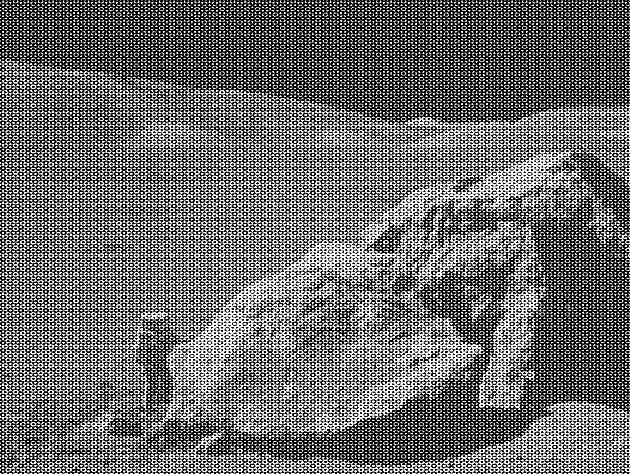
#> input picture moonlanding.png, 630 x 474 px
$ jupyter execute --allow-errors scipy_training_notebook_220323.ipynb   (older library calls are emulated)
#> lines starting #> are read from the running program, lines starting #| are printed output that depends on the picture
Scipy tutorial for the Training on AI/ML with Python.
Prepared on: 21-03-2023
Ashutosh Gupta

**Importing Scipy**

[cell 1]
import scipy
import numpy as np
import matplotlib.pyplot as plt

# **Scipy.io**
Read/Write ‘.mat’ files

[cell 2]
from scipy import io as spio
a = np.ones((3, 3))
spio.savemat('file.mat', {'a': a}) # savemat expects a dictionary
#> (the rest of this cell did not finish here and is left out)

# **Scipy.linalg**
scipy.linalg contains all the functions in numpy.linalg. plus some other more advanced ones not contained in numpy.linalg.

Another advantage of using scipy.linalg over numpy.linalg is that it is always compiled with BLAS/LAPACK support, while for numpy this is optional. Therefore, the scipy version might be faster depending on how numpy was installed.

**Use**: Solve linear equations, compute norms, inverses, Eigen, SVD, LU, Cholesky, QR or other decompositions of a matrix, etc.

### **Solving linear equations**

[cell 3]
import numpy as np
from scipy import linalg

A = np.array([[1, 2], [3, 4]])
b = np.array([[5], [6]])

x = linalg.inv(A).dot(b)  # slow - by inverting matrix
res = A.dot(x) - b  # check
print(res)

x = linalg.solve(A, b)  # fast
res = A.dot(x) - b  # check
print(res)

**Eigenvalue and Singular Value Decomposition**

[cell 4]
A = np.arange(9).reshape((3, 3)) + np.diag([1, 0, 1])

U, S, V = linalg.svd(A)
U,S,V

[cell 5]
L,D  = linalg.eig(A)
L,D

**Data Fitting with custom functions**

Solve least square problems and pseudo-inverses

$y_i = \sum_{j} c_i f_j (x_i) + ϵ_i$

Lets say, $y_i = c_1 e^{-x_i} + c_2 x_i $, our fitting code will be:

[cell 6]
rng = np.random.default_rng()
c1, c2 = 5.0, 2.0
i = np.r_[1:11]
xi = 0.1*i
yi = c1*np.exp(-xi) + c2*xi
zi = yi + 0.05 * np.max(yi) * rng.standard_normal(len(yi))

[cell 7]
A = np.c_[np.exp(-xi)[:, np.newaxis], xi[:, np.newaxis]]  #representing the function as N x 2 matrix
c, resid, rank, sigma = linalg.lstsq(A, zi) #actual work ...

xi2 = np.r_[0.1:1.0:100j]
yi2 = c[0]*np.exp(-xi2) + c[1]*xi2

[cell 8]
plt.plot(xi,zi,'x',xi2,yi2)
plt.axis([0,1.1,3.0,5.5])
plt.xlabel('$x_i$')
plt.title('Data fitting with linalg.lstsq')
plt.show()
#> figure, not shown here; curve peaks at x = 0.2, y = 4.69; curve peaks at x = 0.1, y = 4.71

# **Scipy.interpolation**

ND interpolation functions. No extrapolation is allowed. Interpolation is simple and convenient in scipy: The interp1d function, when given arrays describing X and Y data, returns and object that behaves like a function that can be called for an arbitrary value of x (in the range covered by X), and it returns the corresponding interpolated y value:

[cell 9]
measured_time = np.linspace(0, 1, 10)
noise = (np.random.random(10)*2 - 1) * 1e-1
measures = np.sin(2 * np.pi * measured_time) + noise

[cell 10]
from scipy.interpolate import interp1d
linear_interp = interp1d(measured_time, measures)
interpolation_time = np.linspace(0, 1, 50)

linear_results = linear_interp(interpolation_time) #linear interpolation

cubic_interp = interp1d(measured_time, measures, kind='cubic')
cubic_results = cubic_interp(interpolation_time)  #cubic interpolation


plt.figure(figsize=(6, 4))
plt.plot(measured_time, measures, 'o', ms=6, label='measures')
plt.plot(interpolation_time, linear_results, label='linear interp')
plt.plot(interpolation_time, cubic_results, label='cubic interp')
plt.legend()
plt.show()
#> figure, not shown here; curve peaks at x = 0.222, y = 1.01; curve peaks at x = 0.224, y = 1; curve peaks at x = 0.245, y = 1.02

# **Scipy.optimize**

Optimization (finding minima or maxima of a function) is a large field in mathematics, and optimization of complicated functions or in many variables can be rather involved. Here we will only look at a few very simple cases.

**Fit to custom functions**

[cell 11]
import numpy as np

# Seed the random number generator for reproducibility
np.random.seed(0)

x_data = np.linspace(-5, 5, num=50)
y_data = 2.9 * np.sin(1.5 * x_data) + np.random.normal(size=50)

# And plot it
import matplotlib.pyplot as plt
plt.figure(figsize=(6, 4))
plt.scatter(x_data, y_data)

[cell 12]
from scipy import optimize

def test_func(x, a, b):
    return a * np.sin(b * x)

params, params_covariance = optimize.curve_fit(test_func, x_data, y_data,
                                               p0=[2, 2])

print(params)

[cell 13]
plt.figure(figsize=(6, 4))
plt.scatter(x_data, y_data, label='Data')
plt.plot(x_data, test_func(x_data, params[0], params[1]),
         label='Fitted function')

plt.legend(loc='best')

plt.show()
#> figure, not shown here; curve peaks at x = 1.12, y = 3.05

**Finding the minimum of a smooth 1-D function**

[cell 14]
import numpy as np
import matplotlib.pyplot as plt

def f(x):
    return x**2 + 10*np.sin(x)


x = np.arange(-10, 10, 0.1)
plt.plot(x, f(x),'r-')
#> figure, not shown here; curve peaks at x = -10, y = 105.4

[cell 15]
from scipy import optimize

# The default (Nelder Mead)
print(optimize.minimize(f, x0=0))

**Finding the minimum of a smooth 2-D function**

[cell 16]
import numpy as np


# Define the function that we are interested in
def sixhump(x):
    return ((4 - 2.1*x[0]**2 + x[0]**4 / 3.) * x[0]**2 + x[0] * x[1]
            + (-4 + 4*x[1]**2) * x[1] **2)

# Make a grid to evaluate the function (for plotting)
x = np.linspace(-2, 2)
y = np.linspace(-1, 1)
xg, yg = np.meshgrid(x, y)

from mpl_toolkits.mplot3d import Axes3D
fig = plt.figure()
ax = fig.add_subplot(111, projection='3d')
surf = ax.plot_surface(xg, yg, sixhump([xg, yg]), rstride=1, cstride=1,
                       cmap=plt.cm.jet, linewidth=0, antialiased=False)

ax.set_xlabel('x')
ax.set_ylabel('y')
ax.set_zlabel('f(x, y)')
ax.set_title('Six-hump Camelback function')

[cell 17]
from scipy import optimize

x_min = optimize.minimize(sixhump, x0=[0, 0])
print(x_min)
plt.figure()
# Show the function in 2D
plt.imshow(sixhump([xg, yg]), extent=[-2, 2, -1, 1], origin="lower")
plt.colorbar()
# And the minimum that we've found:
plt.scatter(x_min.x[0], x_min.x[1])

plt.show()

#**Scipy.signal**

https://docs.scipy.org/doc/scipy/tutorial/signal.html
### **Convolution, filtering**

[cell 18]
import scipy.signal as signal
x = np.array([1.0, 2.0, 3.0])
h = np.array([0.0, 1.0, 0.0, 0.0, 0.0])
signal.convolve(x, h)

#signal.convolve(x, h, 'same')

### 2D Filtering

[cell 19]
# read the image
import imageio
#imageio.imread('path here')

#or use given
from scipy import misc
#> (the rest of this cell did not finish here and is left out)

### FIR and IIR Filter Design
Time-discrete filters can be classified into finite response (FIR) filters and infinite response (IIR) filters. FIR filters can provide a linear phase response, whereas IIR filters cannot. SciPy provides functions for designing both types of filters.

[cell 20]
import numpy as np
import scipy.signal as signal
import matplotlib.pyplot as plt

[cell 21]
b1 = signal.firwin(40, 0.5)
b2 = signal.firwin(41, [0.3, 0.8])
w1, h1 = signal.freqz(b1)
w2, h2 = signal.freqz(b2)
plt.title('Digital filter frequency response')
plt.plot(w1, 20*np.log10(np.abs(h1)), 'b')
plt.plot(w2, 20*np.log10(np.abs(h2)), 'r')
plt.ylabel('Amplitude Response (dB)')
plt.xlabel('Frequency (rad/sample)')
plt.grid()
plt.show()
#> figure, not shown here; curve peaks at x = 0.792, y = 0.0324; curve peaks at x = 0.626, y = 0.0303

arbitrary amplitude response FIR filter with linear phase

[cell 22]
b = signal.firwin2(150, [0.0, 0.3, 0.6, 1.0], [1.0, 2.0, 0.5, 0.0])
w, h = signal.freqz(b)
plt.title('Digital filter frequency response')
plt.plot(w, np.abs(h))
plt.title('Digital filter frequency response')
plt.ylabel('Amplitude Response')
plt.xlabel('Frequency (rad/sample)')
plt.grid()
plt.show()
#> figure, not shown here; curve peaks at x = 0.933, y = 1.97

An IIR filter example

[cell 23]
#rp passband ripple size, rs = max-attenuation size (in dB)
b, a = signal.iirfilter(4, Wn=0.2, rp=5, rs=60, btype='lowpass', ftype='ellip')
w, h = signal.freqz(b, a)
plt.title('Digital filter frequency response')
plt.plot(w, 20*np.log10(np.abs(h)))
plt.title('Digital filter frequency response')
plt.ylabel('Amplitude Response [dB]')
plt.xlabel('Frequency (rad/sample)')
plt.grid()
plt.show()
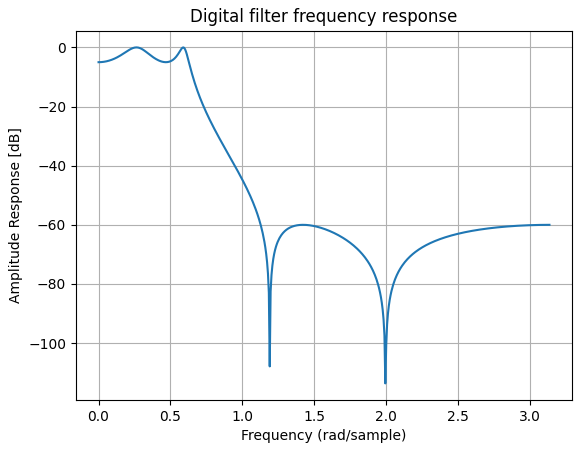
#> figure drawn by matplotlib, 1 panel; curve peaks at x = 0.264, y = -3.53e-05

# **Scipy.fftpack**

N-dimensional FFT, DCT, DST  routines with inverses

[cell 24]
import numpy as np
from scipy import fftpack

##### 1D Fourier filtering

[cell 25]
# Seed the random number generator
np.random.seed(1234)

time_step = 0.02
period = 5.

time_vec = np.arange(0, 20, time_step)
sig = (np.sin(2 * np.pi / period * time_vec)
       + 0.5 * np.random.randn(time_vec.size))

plt.figure(figsize=(6, 5))
plt.plot(time_vec, sig, label='Original signal')
#> figure, not shown here; curve peaks at x = 6.06, y = 2.29

[cell 26]
# The FFT of the signal
sig_fft = fftpack.fft(sig)

# And the power (sig_fft is of complex dtype)
power = np.abs(sig_fft)**2

# The corresponding frequencies
sample_freq = fftpack.fftfreq(sig.size, d=time_step)

# Plot the FFT power
plt.figure(figsize=(6, 5))
plt.plot(sample_freq, power)
plt.xlabel('Frequency [Hz]')
plt.ylabel('power')

# Find the peak frequency: we can focus on only the positive frequencies
pos_mask = np.where(sample_freq > 0)
freqs = sample_freq[pos_mask]
peak_freq = freqs[power[pos_mask].argmax()]

# Check that it does indeed correspond to the frequency that we generate
# the signal with
np.allclose(peak_freq, 1./period)

# An inner plot to show the peak frequency
axes = plt.axes([0.55, 0.3, 0.3, 0.5])
plt.title('Peak frequency')
plt.plot(freqs[:8], power[pos_mask][:8])
plt.setp(axes, yticks=[])

# scipy.signal.find_peaks_cwt can also be used for more advanced
# peak detection

[cell 27]
high_freq_fft = sig_fft.copy()
high_freq_fft[np.abs(sample_freq) > peak_freq] = 0
filtered_sig = fftpack.ifft(high_freq_fft)

plt.figure(figsize=(6, 5))
plt.plot(time_vec, sig, label='Original signal')
plt.plot(time_vec, filtered_sig, linewidth=3, label='Filtered signal')
plt.xlabel('Time [s]')
plt.ylabel('Amplitude')

plt.legend(loc='best')
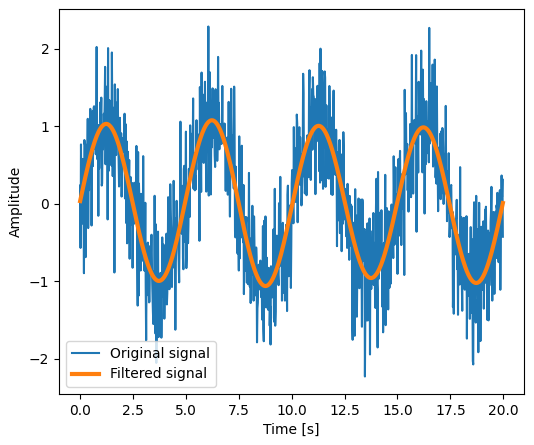
#> figure drawn by matplotlib, 1 panel; curve peaks at x = 6.06, y = 2.29; curve peaks at x = 6.22, y = 1.08

##### Notch filtering in image to suppress sinusoidal pattern

[cell 28]
import numpy as np
import matplotlib.pyplot as plt

#https://scipy-lectures.org/_downloads/moonlanding.png
im = plt.imread('moonlanding.png').astype(float)
#> im: shape (474, 630) float64; min 0, max 1, mean 0.424

plt.figure()
plt.imshow(im, plt.cm.gray)
plt.title('Original image')

[cell 29]
#compute the 2D FFT
from scipy import fftpack
im_fft = fftpack.fft2(im)

# Show the results

def plot_spectrum(im_fft):
    from matplotlib.colors import LogNorm
    # A logarithmic colormap
    plt.imshow(np.abs(im_fft), norm=LogNorm(vmin=5))
    plt.colorbar()

plt.figure()
plot_spectrum(im_fft)
plt.title('Fourier transform')
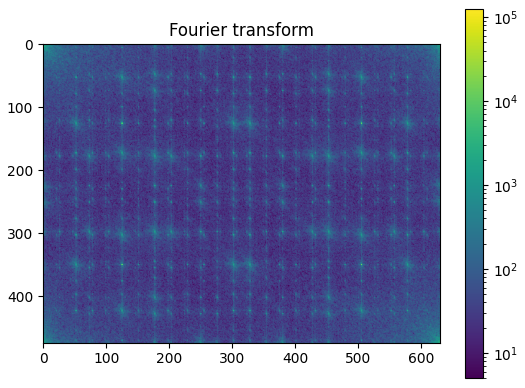
#> figure drawn by matplotlib, 2 panels

[cell 30]
# In the lines following, we'll make a copy of the original spectrum and
# truncate coefficients.

# Define the fraction of coefficients (in each direction) we keep
keep_fraction = 0.1

# Call ff a copy of the original transform. Numpy arrays have a copy
# method for this purpose.
im_fft2 = im_fft.copy()

# Set r and c to be the number of rows and columns of the array.
r, c = im_fft2.shape
#> r = 474; c = 630

# Set to zero all rows with indices between r*keep_fraction and
# r*(1-keep_fraction):
im_fft2[int(r*keep_fraction):int(r*(1-keep_fraction))] = 0

# Similarly with the columns:
im_fft2[:, int(c*keep_fraction):int(c*(1-keep_fraction))] = 0

plt.figure()
plot_spectrum(im_fft2)
plt.title('Filtered Spectrum')
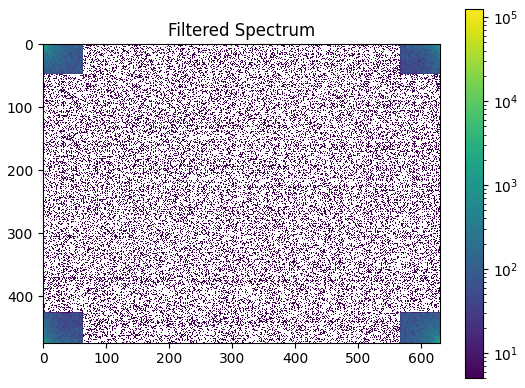
#> figure drawn by matplotlib, 2 panels

[cell 31]
im_new = fftpack.ifft2(im_fft2).real
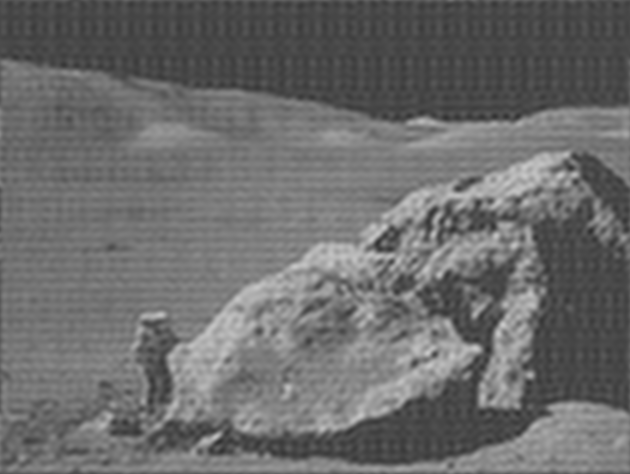
#> im_new: shape (474, 630) float64; min 0.184, max 0.791, mean 0.424

plt.figure()
plt.imshow(im_new, plt.cm.gray)
plt.title('Reconstructed Image')

# **Scipy.ndimage**

manipulation of n-dimensional arrays as images.

[cell 32]
from scipy import misc  # Load an image
#> (the rest of this cell did not finish here and is left out)

[cell 33]
plt.figure(figsize=(15, 3))
plt.subplot(151)
#> (the rest of this cell did not finish here and is left out)

##### Image filtering

[cell 34]
from scipy import misc
#> (the rest of this cell did not finish here and is left out)

#> (a cell that did not finish here is left out)

##### Morphological operations
Mathematical morphology stems from set theory. It characterizes and transforms geometrical structures. Binary (black and white) images, in particular, can be transformed using this theory: the sets to be transformed are the sets of neighboring non-zero-valued pixels. The theory was also extended to gray-valued images.

[cell 36]
# Generate some binary data
import numpy as np
np.random.seed(0)
a = np.zeros((50, 50))
a[10:-10, 10:-10] = 1
a += 0.25 * np.random.standard_normal(a.shape)
mask = a>=0.5

# Apply mathematical morphology
from scipy import ndimage
opened_mask = ndimage.binary_opening(mask)
closed_mask = ndimage.binary_closing(opened_mask)

# Plot
from matplotlib import pyplot as plt

plt.figure(figsize=(12, 3.5))
plt.subplot(141)
plt.imshow(a, cmap=plt.cm.gray)
plt.axis('off')
plt.title('a')

plt.subplot(142)
plt.imshow(mask, cmap=plt.cm.gray)
plt.axis('off')
plt.title('mask')

plt.subplot(143)
plt.imshow(opened_mask, cmap=plt.cm.gray)
plt.axis('off')
plt.title('opened_mask')

plt.subplot(144)
plt.imshow(closed_mask, cmap=plt.cm.gray)
plt.title('closed_mask')
plt.axis('off')

plt.subplots_adjust(wspace=.05, left=.01, bottom=.01, right=.99, top=.99)

plt.show()
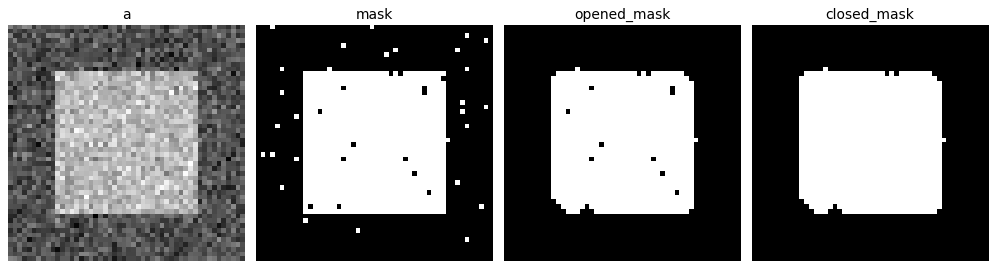
#> figure drawn by matplotlib, 4 panels

# **Scipy.Stats**

The main public methods for continuous RVs are:

* rvs: Random Variates
* pdf: Probability Density Function
* cdf: Cumulative Distribution Function
* sf: Survival Function (1-CDF)
* ppf: Percent Point Function (Inverse of CDF)
* isf: Inverse Survival Function (Inverse of SF)
* stats: Return mean, variance, (Fisher’s) skew, or (Fisher’s) kurtosis
* moment: non-central moments of the distribution

[cell 37]
import numpy as np
from scipy import stats

# Sample from a normal distribution using numpy's random number generator
samples = np.random.normal(size=10000)

# Compute a histogram of the sample
bins = np.linspace(-5, 5, 30)
histogram, bins = np.histogram(samples, bins=bins, density=True)

bin_centers = 0.5*(bins[1:] + bins[:-1])

# Compute the PDF on the bin centers from scipy distribution object
pdf = stats.norm.pdf(bin_centers)

from matplotlib import pyplot as plt
plt.figure(figsize=(6, 4))
plt.plot(bin_centers, histogram, label="Histogram of samples")
plt.plot(bin_centers, pdf, label="PDF")
plt.legend()
plt.show()
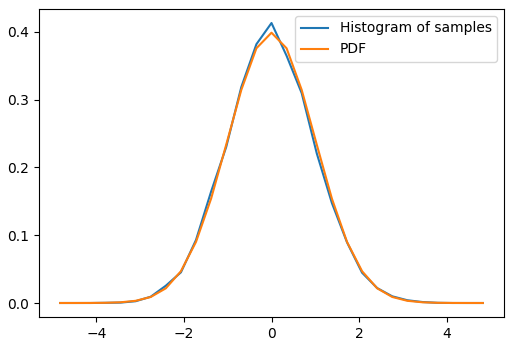
#> figure drawn by matplotlib, 1 panel; curve peaks at x = 0, y = 0.413; curve peaks at x = 0, y = 0.399

##### 2D kernel density estimation

[cell 38]
def measure(n):
    """Measurement model, return two coupled measurements."""
    m1 = np.random.normal(loc=-1,scale=0.5,size=n)
    m2 = np.random.normal(loc=1,scale=1.0, size=n)
    print(m1)
    print(m2)
    return m1+m2, m1-m2

[cell 39]
m1, m2 = measure(2000)
xmin = m1.min()
xmax = m1.max()
ymin = m2.min()
ymax = m2.max()

#Then we apply the KDE to the data:

X, Y = np.mgrid[xmin:xmax:100j, ymin:ymax:100j]
positions = np.vstack([X.ravel(), Y.ravel()])
values = np.vstack([m1, m2])
kernel = stats.gaussian_kde(values)
Z = np.reshape(kernel.evaluate(positions).T, X.shape)

#plot
fig = plt.figure(figsize=(8, 6))
ax = fig.add_subplot(111)
ax.imshow(np.rot90(Z), cmap=plt.cm.gist_earth_r,
          extent=[xmin, xmax, ymin, ymax])
ax.plot(m1, m2, 'k.', markersize=2)
ax.set_xlim([xmin, xmax])
ax.set_ylim([ymin, ymax])
plt.show()
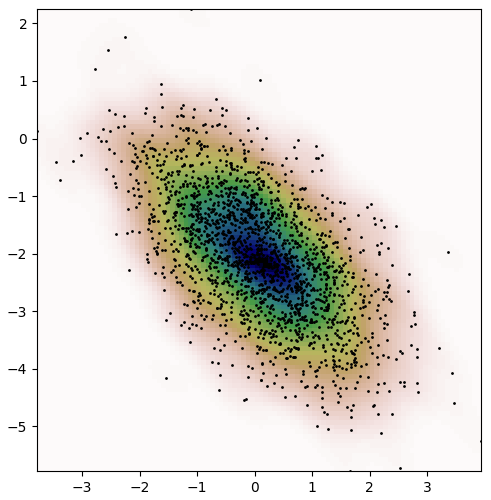
#> figure drawn by matplotlib, 1 panel

[cell 40]
np.mgrid[1:10:2,1:10:2j]

# **Scipy.integrate** , **Scipy.special**

[cell 41]
import scipy.integrate as integrate
help(integrate)

[cell 42]
import scipy.special as special
result = integrate.quad(lambda x: special.jv(2.5,x), 0, 4.5) #bessel function J2.5

Definite integration

$ I(a,b) = \int_0^1 ax^2 + bx$

[cell 43]
from scipy.integrate import quad
def integrand(x, a, b):
    return a*x**2 + b

a = 2
b = 1
I = quad(integrand, 0, 1, args=(a,b))
print(I)

Example of special functions from 'special' module.  circular drum head anchored at the edge:

[cell 44]
from scipy import special
import numpy as np
def drumhead_height(n, k, distance, angle, t):
   kth_zero = special.jn_zeros(n, k)[-1]
   return np.cos(t) * np.cos(n*angle) * special.jn(n, distance*kth_zero)

theta = np.r_[0:2*np.pi:50j]
radius = np.r_[0:1:50j]
x = np.array([r * np.cos(theta) for r in radius])
y = np.array([r * np.sin(theta) for r in radius])
z = np.array([drumhead_height(1, 1, r, theta, 0.5) for r in radius])

[cell 45]
import matplotlib.pyplot as plt
fig = plt.figure()
ax = fig.add_axes(rect=(0, 0.05, 0.95, 0.95), projection='3d')
ax.plot_surface(x, y, z, rstride=1, cstride=1, cmap='RdBu_r', vmin=-0.5, vmax=0.5)
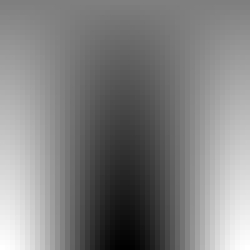
#> x: shape (50, 50) float64 (shown 5 times larger); min -0.998, max 1, mean 0.01; drawn with min black and max white
ax.set_xlabel('X')
ax.set_ylabel('Y')
ax.set_xticks(np.arange(-1, 1.1, 0.5))
ax.set_yticks(np.arange(-1, 1.1, 0.5))
ax.set_zlabel('Z')
plt.show()
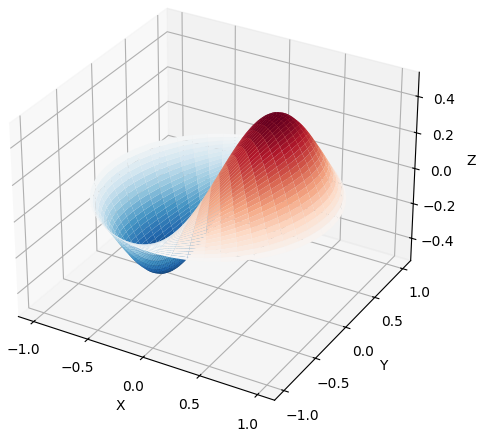
#> figure drawn by matplotlib, 1 panel

$ run again, with BAND1.jpg saved as moonlanding.png
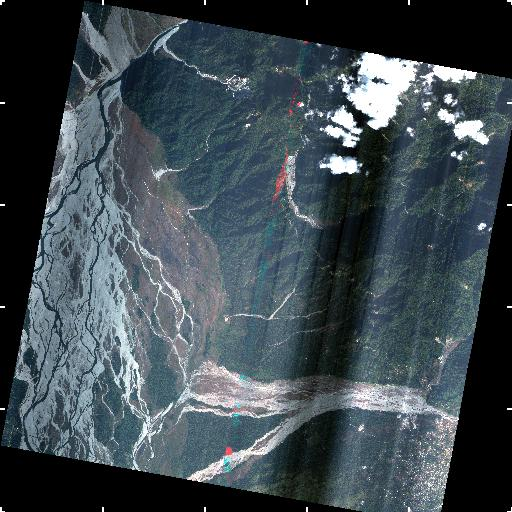
#> input picture BAND1.jpg, 512 x 512 px
#> `plt.show()`:
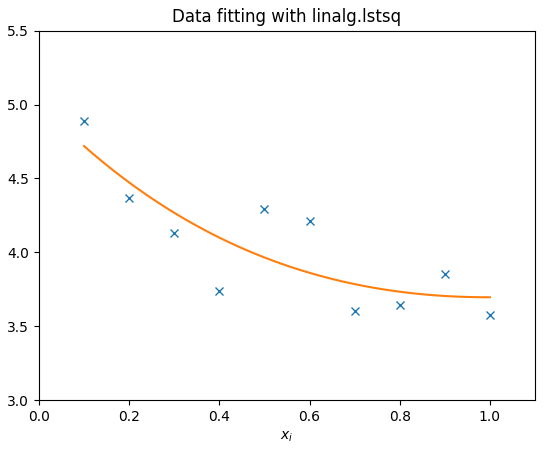
#> figure drawn by matplotlib, 1 panel; curve peaks at x = 0.1, y = 4.89; curve peaks at x = 0.1, y = 4.72

$ run again, with BAND2.jpg saved as moonlanding.png
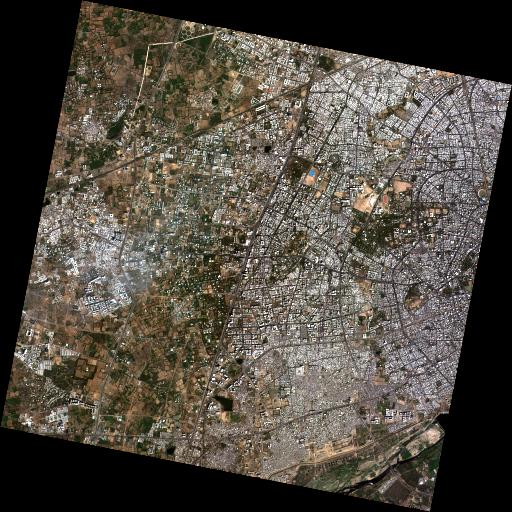
#> input picture BAND2.jpg, 512 x 512 px
#> `plt.show()`:
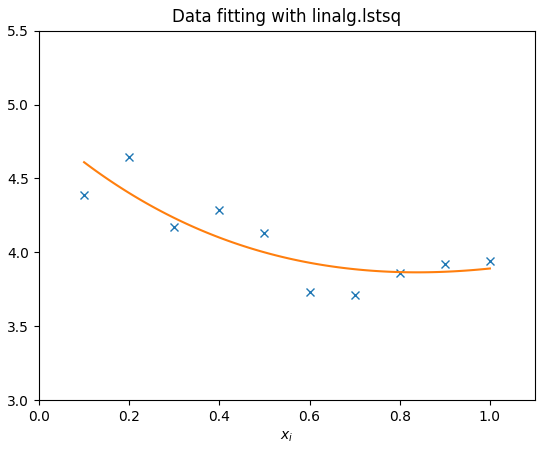
#> figure drawn by matplotlib, 1 panel; curve peaks at x = 0.2, y = 4.65; curve peaks at x = 0.1, y = 4.61
